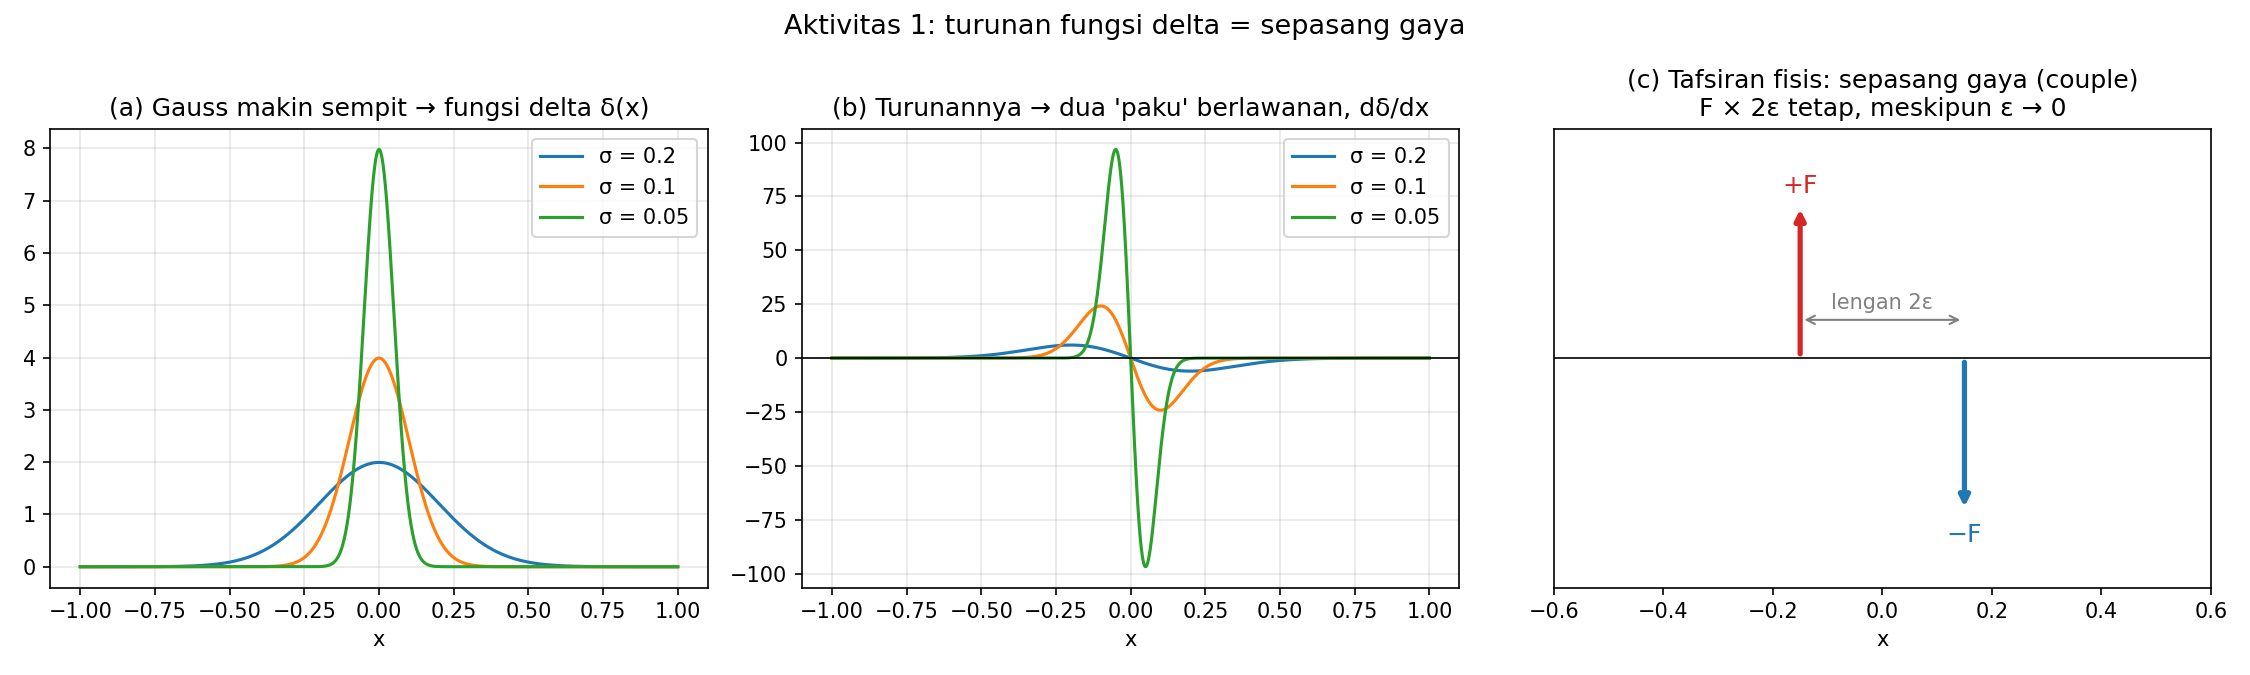

Recreate this plot in Python.
"""
Aktivitas 1 — Turunan fungsi delta = sepasang gaya (couple)
Seismologi Kuantitatif, Bab 3 (Aki & Richards, 2002)

Tujuan:
  1. Melihat bahwa fungsi Gauss yang makin sempit mendekati fungsi delta.
  2. Melihat bahwa turunan fungsi delta berbentuk dua "paku" berlawanan arah
     yang berdempetan, seperti dipol listrik atau sepasang gaya (couple).
  3. Membuktikan secara numerik bahwa "momen" turunan delta selalu -1,
     berapa pun lebar Gauss-nya. Momen inilah yang kelak menjadi M0.

Cara menjalankan:
  python3 aktivitas1_turunan_delta.py
"""

import numpy as np
import matplotlib.pyplot as plt

# ---------------------------------------------------------------
# 1. Fungsi Gauss ternormalisasi (luasnya = 1) sebagai pendekatan delta
# ---------------------------------------------------------------
def gauss(x, sigma):
    """Pendekatan fungsi delta: Gauss dengan luas 1 dan lebar sigma."""
    return np.exp(-x**2 / (2 * sigma**2)) / (sigma * np.sqrt(2 * np.pi))


def turunan_gauss(x, sigma):
    """Turunan analitik Gauss terhadap x: pendekatan d(delta)/dx."""
    return -x / sigma**2 * gauss(x, sigma)


x = np.linspace(-1, 1, 4001)
dx = x[1] - x[0]
daftar_sigma = [0.20, 0.10, 0.05]   # makin kecil = makin mirip delta

# ---------------------------------------------------------------
# 2. Cek numerik: luas delta = 1 dan momen turunannya = -1
#    Luas   : integral  delta(x) dx          = 1   (satu gaya satuan)
#    Momen  : integral  x * d(delta)/dx dx   = -1  (lengan x gaya)
#    Hasil kedua tidak bergantung pada sigma: sepasang gaya yang makin
#    rapat tetapi makin kuat mempertahankan momen yang sama.
# ---------------------------------------------------------------
print("=" * 60)
print(f"{'sigma':>8} | {'luas Gauss':>12} | {'total gaya':>12} | {'momen':>10}")
print("-" * 60)
for s in daftar_sigma:
    luas = np.sum(gauss(x, s)) * dx
    total_gaya = np.sum(turunan_gauss(x, s)) * dx          # harus ~0
    momen = np.sum(x * turunan_gauss(x, s)) * dx           # harus ~ -1
    print(f"{s:8.2f} | {luas:12.4f} | {total_gaya:12.2e} | {momen:10.4f}")
print("=" * 60)
print("Kesimpulan: total gaya = 0, tetapi momennya tetap = -1.")
print("Turunan delta adalah sepasang gaya berlawanan: sebuah couple.\n")

# ---------------------------------------------------------------
# 3. Gambar
# ---------------------------------------------------------------
fig, ax = plt.subplots(1, 3, figsize=(15, 4.5))

# (a) Gauss makin sempit -> delta
for s in daftar_sigma:
    ax[0].plot(x, gauss(x, s), label=f"σ = {s}")
ax[0].set_title("(a) Gauss makin sempit → fungsi delta δ(x)")
ax[0].set_xlabel("x")
ax[0].legend()
ax[0].grid(alpha=0.3)

# (b) Turunannya -> dua paku berlawanan
for s in daftar_sigma:
    ax[1].plot(x, turunan_gauss(x, s), label=f"σ = {s}")
ax[1].axhline(0, color="k", lw=0.8)
ax[1].set_title("(b) Turunannya → dua 'paku' berlawanan, dδ/dx")
ax[1].set_xlabel("x")
ax[1].legend()
ax[1].grid(alpha=0.3)

# (c) Tafsiran fisis: beda hingga [δ(x+ε) - δ(x-ε)] / 2ε = dua gaya titik
eps = 0.15
ax[2].axhline(0, color="k", lw=0.8)
ax[2].annotate("", xy=(-eps, 1.0), xytext=(-eps, 0),
               arrowprops=dict(arrowstyle="-|>", color="tab:red", lw=2.5))
ax[2].annotate("", xy=(eps, -1.0), xytext=(eps, 0),
               arrowprops=dict(arrowstyle="-|>", color="tab:blue", lw=2.5))
ax[2].text(-eps, 1.08, "+F", ha="center", color="tab:red", fontsize=12)
ax[2].text(eps, -1.2, "−F", ha="center", color="tab:blue", fontsize=12)
ax[2].annotate("", xy=(eps, 0.25), xytext=(-eps, 0.25),
               arrowprops=dict(arrowstyle="<->", color="gray"))
ax[2].text(0, 0.32, "lengan 2ε", ha="center", color="gray")
ax[2].set_xlim(-0.6, 0.6)
ax[2].set_ylim(-1.5, 1.5)
ax[2].set_title("(c) Tafsiran fisis: sepasang gaya (couple)\n"
                "F × 2ε tetap, meskipun ε → 0")
ax[2].set_xlabel("x")
ax[2].set_yticks([])

plt.suptitle("Aktivitas 1: turunan fungsi delta = sepasang gaya", fontsize=13)
plt.tight_layout()
plt.savefig("aktivitas1_turunan_delta.png", dpi=150)
print("Gambar disimpan: aktivitas1_turunan_delta.png")
plt.show()

# ---------------------------------------------------------------
# Pertanyaan diskusi:
#  1. Mengapa total gaya (kolom ke-3) nol, tetapi momennya tidak?
#  2. Apa yang terjadi pada tinggi puncak (b) jika sigma diperkecil?
#     Mengapa momennya tetap -1?
#  3. Hubungkan dengan pers. (3.11): f1 = -mu [u1] d(delta)/d(eta3).
#     Ke arah mana gaya di atas sesar, dan ke arah mana di bawahnya?
# ---------------------------------------------------------------
